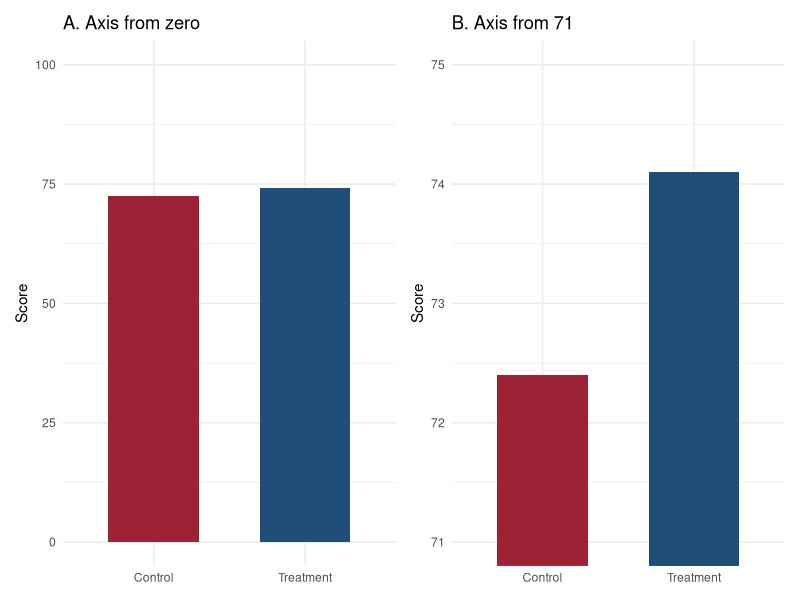
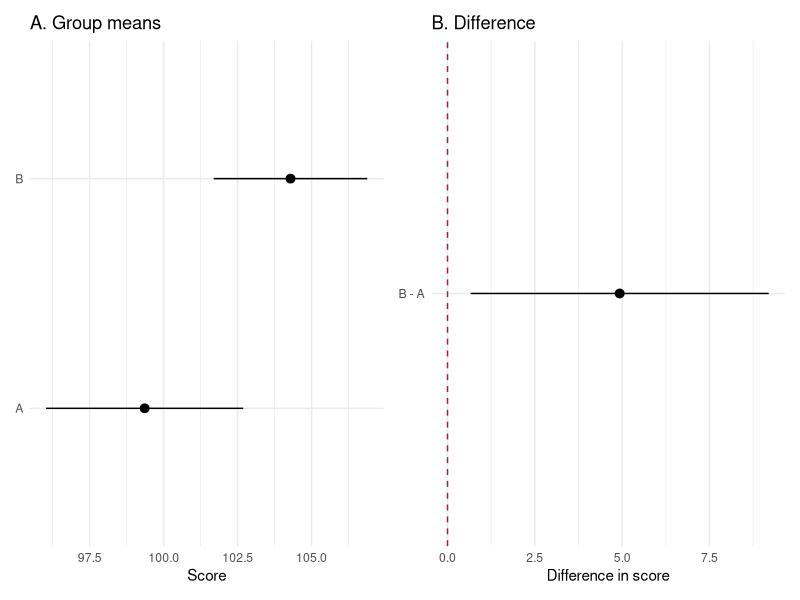

Here is the R script that generated these plots, in order:
## ---- chunk 1
#| label: fig-truncated
#| fig-cap: "The same two means, encoded twice. Panel A begins the y-axis
#|   at zero and the difference is what it is: small. Panel B begins the
#|   axis at 71 and the same difference fills the panel. Neither panel
#|   contains a false number, and a reader who glances at B carries away
#|   a conclusion the data do not support."
#| fig-width: 7
#| fig-height: 3.5
#| message: false
library(tidyverse)
library(patchwork)

d <- tibble(
  arm  = c("Control", "Treatment"),
  mean = c(72.4, 74.1)
)

base <- ggplot(d, aes(arm, mean, fill = arm)) +
  geom_col(width = 0.6, show.legend = FALSE) +
  scale_fill_manual(values = c(Control = "#9d2235",
                               Treatment = "#1f4e79")) +
  labs(x = NULL, y = "Score") +
  theme_minimal()

p_honest    <- base +
  coord_cartesian(ylim = c(0, 100)) +
  labs(title = "A. Axis from zero")

p_truncated <- base +
  coord_cartesian(ylim = c(71, 75)) +
  labs(title = "B. Axis from 71")

p_honest + p_truncated
## ---- chunk 2
#| label: overlap-demo
set.seed(18)

a <- rnorm(60, mean = 100, sd = 12)
b <- rnorm(60, mean = 105, sd = 12)

ci <- function(x) {
  m  <- mean(x)
  se <- sd(x) / sqrt(length(x))
  c(lower = m - 1.96 * se, mean = m, upper = m + 1.96 * se)
}

rbind(group_a = ci(a), group_b = ci(b)) |> round(1)

t.test(b, a)
## ---- chunk 3
#| label: fig-overlap
#| fig-cap: "Left: the two group means with their 95% intervals, which
#|   overlap. Right: the 95% interval for the difference, which excludes
#|   zero. These are not in conflict; they are answers to different
#|   questions. Reading significance off the overlap on the left is the
#|   error."
#| fig-width: 7
#| fig-height: 3.2
means <- bind_rows(
  as_tibble_row(ci(a)) |> mutate(group = "A"),
  as_tibble_row(ci(b)) |> mutate(group = "B")
)

tt <- t.test(b, a)
diff <- tibble(
  group = "B - A",
  mean  = unname(diff(rev(tt$estimate))),
  lower = tt$conf.int[1],
  upper = tt$conf.int[2]
)

p_means <- ggplot(means, aes(mean, group)) +
  geom_pointrange(aes(xmin = lower, xmax = upper)) +
  labs(title = "A. Group means", x = "Score", y = NULL) +
  theme_minimal()

p_diff <- ggplot(diff, aes(mean, group)) +
  geom_pointrange(aes(xmin = lower, xmax = upper)) +
  geom_vline(xintercept = 0, linetype = "dashed",
             color = "#9d2235") +
  labs(title = "B. Difference", x = "Difference in score",
       y = NULL) +
  theme_minimal()

p_means + p_diff
